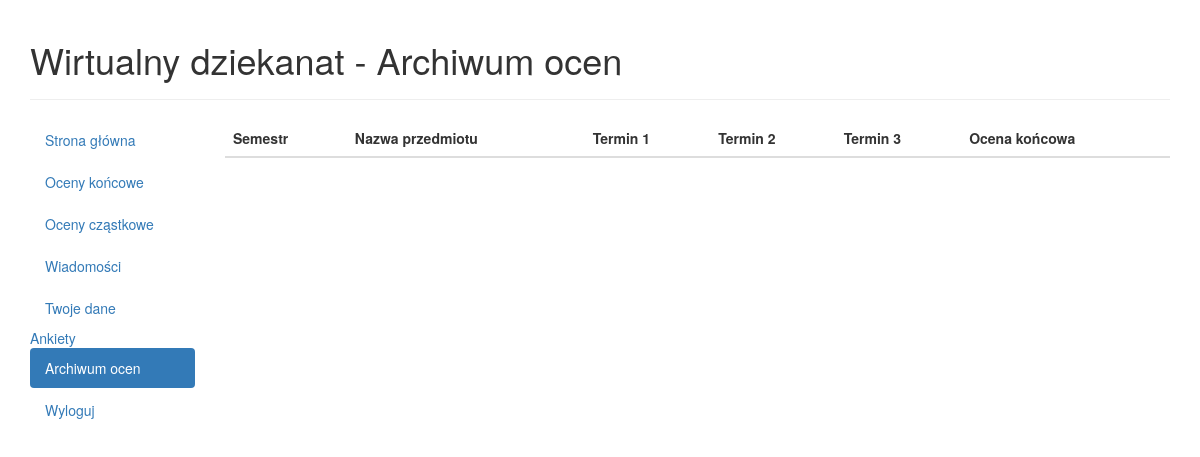
The page /student/6 (signed in) on the database as committed earlier.
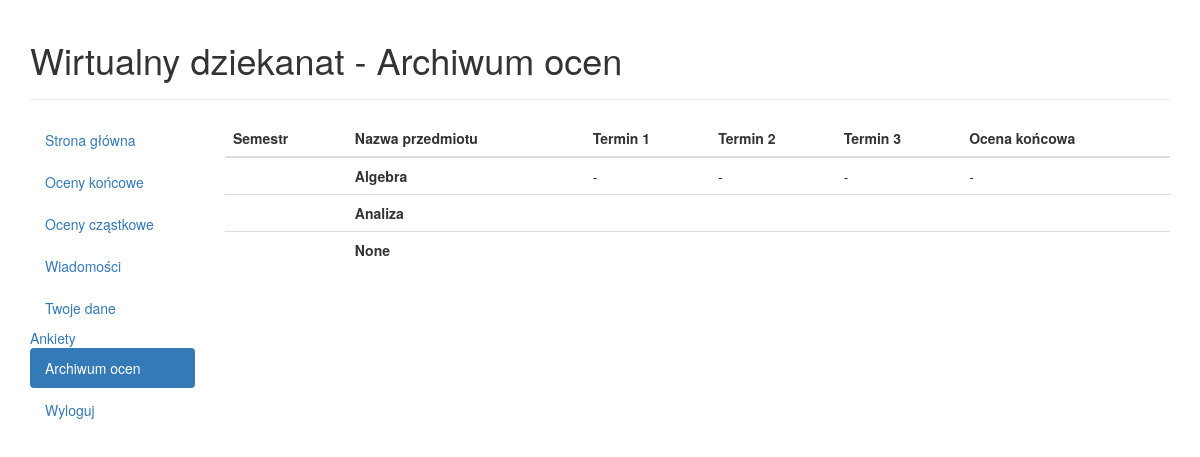
The same page on the database as committed later.
### database/models.py (models this page shows, shortened)
class SubjectsStudents(models.Model):
    TERM_CHOICES = (
        (1, '1'),
        (2, '2'),
        (3, '3'),
        (4, '4'),
        (5, '5'),
        (6, '6'),
        (7, '7'),
        (8, '8'),
        (9, '9'),
        (10, '10')
    )
    student_id = models.ForeignKey(Student,blank=True,null=True)
    subject_id = models.ForeignKey(Subject,blank=True,null=True)
    final_grade_id = models.OneToOneField(FinalGrade,blank=True,null=True)
    term_number = models.IntegerField(choices=TERM_CHOICES,default='1',blank=True,null=True)

class Subject(models.Model):
    teacher_id = models.ForeignKey(Teacher)
    name = models.CharField(max_length=20)
    students = models.ManyToManyField(Student,through='SubjectsStudents',blank=True,null=True)
    course_homepage = models.CharField(max_length=20, blank=True,null=True)
    ECTS = models.IntegerField(default=3)
    exam = models.BooleanField(default=False, blank=True)
    def __str__(self):
        return self.name

class FinalGrade(models.Model):
    GRADE_CHOICES = (
        ('2.0', '2.0'),
        ('3.0', '3.0'),
        ('3.5', '3.5'),
        ('4.0', '4.0'),
        ('4.5', '4.5'),
        ('5.0', '5.0'),
        ('zal', 'zal'),
        ('nb', 'nb'),
        ('-','-')
    )
    student_id = models.ForeignKey(Student)
    subsubject_id = models.ForeignKey(Subsubject)
    final_value = models.CharField(max_length=3, default='-',choices=GRADE_CHOICES)
    final_date = models.DateTimeField(blank=True,null=True)
    term1_value = models.CharField(max_length=3, default='-',choices=GRADE_CHOICES)
    term1_date = models.DateTimeField(blank=True,null=True)
    term2_value = models.CharField(max_length=3, default='-',choices=GRADE_CHOICES)
    term2_date = models.DateTimeField(blank=True,null=True)
    term3_value = models.CharField(max_length=3, default='-',choices=GRADE_CHOICES)
    term3_date = models.DateTimeField(blank=True,null=True)

### database/views.py (the view)
# urls.py: url(r'^student/(?P<page_id>[0-9]+)$', views.studentpage, name='studentpage'),
def studentpage(request, page_id):
    if request.user.is_authenticated():
        try:
            st = Student.objects.get(user=request.user)
            subjectsStudents = (subjectStudent for subjectStudent in SubjectsStudents.objects.filter(student_id = st))
            subsubjectsStudents = (subsubjectStudent for subsubjectStudent in SubsubjectsStudents.objects.filter(student_id = st))
            subjects = (subjects.subject_id for subjects in st.subjectsstudents_set.all())
            subjectsAct= (subjectAct for subjectAct in SubjectsStudents.objects.filter(term_number = st.term_number))
            subjectsArch = (subjectArch for subjectArch in SubjectsStudents.objects.exclude(term_number = st.term_number).order_by('term_number'))
            survey = (subjectStudent for subjectStudent in Survey.objects.filter(student_id=st))
            if(request.POST.get('message_id', False)):
                messageToMarkRead = Message.objects.filter(student_id = st).filter(is_read = False).get(pk = request.POST.get('message_id', False))
                messageToMarkRead.is_read = True
                messageToMarkRead.save()
            messages = Message.objects.filter(student_id = st).filter(is_read = False).order_by('-date')
            allMessages = Message.objects.filter(student_id = st).order_by('-date')
            return render(request, 'database/studentpage.html', {'student': st, 'subjectsStudents': subjectsStudents, 'messages':messages, 'all_messages' : allMessages ,
                                                                 'page_id':page_id, 'subsubjectsStudents' : subsubjectsStudents, 'subjectsAct' : subjectsAct, 'subjectsArch' : subjectsArch,'survey':survey})
        except Student.DoesNotExist:
            return HttpResponse("Niema studenta")
        except Message.DoesNotExist:
            return HttpResponse("Wiadomosc nie istnieje")
    else:
        return HttpResponse("Nie zalogowany")

### database/templates/database/studentpage.html (shortened to what this page needs)
<!DOCTYPE html>
<html lang="en">
<head>
  <link rel="stylesheet" href="http://maxcdn.bootstrapcdn.com/bootstrap/3.3.4/css/bootstrap.min.css">
</head>
<body>
<div class="container">
	<div class="page-header">
		{% if page_id == '0' %}
			<h1>Wirtualny dziekanat - Strona główna</h1>
        	{% elif page_id == '1' %}
			<h1>Wirtualny dziekanat - Oceny końcowe</h1>
        	{% elif page_id == '2' %}
        	<h1>Wirtualny dziekanat - Oceny Cząstkowe</h1>
        	{% elif page_id == '3' %}
			<h1>Wirtualny dziekanat - Wiadomości</h1>
        	{% elif page_id == '4' %}
			<h1>Wirtualny dziekanat - Twoje dane</h1>
			{% elif page_id == '5' %}
			<h1>Wirtualny dziekanat - Ankiety</h1>
            {% elif page_id == '6' %}
			<h1>Wirtualny dziekanat - Archiwum ocen</h1>
        	{% endif %}
	</div>
  	<div class="row">
    		<div class="col-md-2">
      			<ul class="nav nav-pills nav-stacked">
      				{% if page_id == '0' %}
        			<li class="active"><a href="{% url 'studentpage' '0'%}">Strona główna</a></li>
        			<li><a href="{% url 'studentpage' '1'%}">Oceny końcowe</a></li>
        			<li><a href="{% url 'studentpage' '2'%}">Oceny cząstkowe</a></li>
        			<li><a href="{% url 'studentpage' '3'%}">Wiadomości</a></li>
        			<li><a href="{% url 'studentpage' '4'%}">Twoje dane</a></li>
					<li><a href="{% url 'studentpage' '5'%}">Ankiety</a></li>
                    <li><a href="{% url 'studentpage' '6'%}">Archiwum ocen</a></li>
               <li><a href="{% url 'logout' %}">Wyloguj</a></li>
               {% elif page_id == '6' %}
        			<li><a href="{% url 'studentpage' '0'%}">Strona główna</a></li>
        			<li><a href="{% url 'studentpage' '1'%}">Oceny końcowe</a></li>
        			<li><a href="{% url 'studentpage' '2'%}">Oceny cząstkowe</a></li>
					<li><a href="{% url 'studentpage' '3'%}">Wiadomości</a></li>
        			<li><a href="{% url 'studentpage' '4'%}">Twoje dane</a></li>
					<a href="{% url 'studentpage' '5'%}">Ankiety</a></li>
					<li class="active"><a href="{% url 'studentpage' '6'%}">Archiwum ocen</a></li>
               <li><a href="{% url 'logout' %}">Wyloguj</a></li>
               {% endif %}
      			</ul>
   		</div>
   		<div class="col-md-10">
   		{% if page_id == '0' %}
			<h2>Witaj {{student.user.first_name}} {{student.user.last_name}}</h2>
				{% if not messages %}
				<h2>Nie masz nowych wiadomości</h2>
						{% else %}
						<h2>Nieprzeczytane wiadomości</h2>
 						 {% for message in messages %}
    					<div class="panel panel-info">
   					 <div class="panel-heading">Od: <b>{{message.teacher_id.user.first_name}} {{message.teacher_id.user.last_name}}</b> Data: <b>{{message.date}}</b></div>
   				 <div class="panel-body">{{message.contents}}</div>
   				 <div class="panel-footer">
    					<form action="{% url 'studentpage' '0' %}" method='post'>
						{% csrf_token %}
						<input type="hidden" name="message_id" value="{{message.pk}}" />
						<input type="submit" value="Oznacz jako przeczytane"  class="btn btn-info" role="button"/>
						</form>
  			 		 </div>
 						 </div>
					  {% endfor %}
				{% endif %}
            {% elif page_id == '6' %}
			   <table class="table table-hover">
				<thead>
				  <tr>
                    <th>Semestr</th>
					<th>Nazwa przedmiotu</th>
					<th>Termin 1</th>
					<th>Termin 2</th>
					<th>Termin 3</th>
					<th>Ocena końcowa</th>
				  </tr>
				</thead>
				<tbody>
                    {% for subjectStudent in subjectsArch %}
					    <tr><td>{{ subjectStudent.term.term_number }}</td><td><b>{{subjectStudent.subject_id}}</b></td><td>{{subjectStudent.final_grade_id.term1_value}}</td><td>{{subjectStudent.final_grade_id.term2_value}}</td><td>{{subjectStudent.final_grade_id.term3_value}}</td><td>{{subjectStudent.final_grade_id.final_value}}</td></tr>
				    {% endfor %}
                </tbody>
			    </table>
			{% endif %}
    </div>
  </div>
</div>
</body>
</html>

Rows that differ between the two databases and show on the page:
added SubjectsStudents: subject_id "Algebra", final_grade_id.term1_value "-", final_grade_id.term2_value "-", final_grade_id.term3_value "-", final_grade_id.final_value "-"
added SubjectsStudents: subject_id "Analiza"
added SubjectsStudents: subject_id "None"
